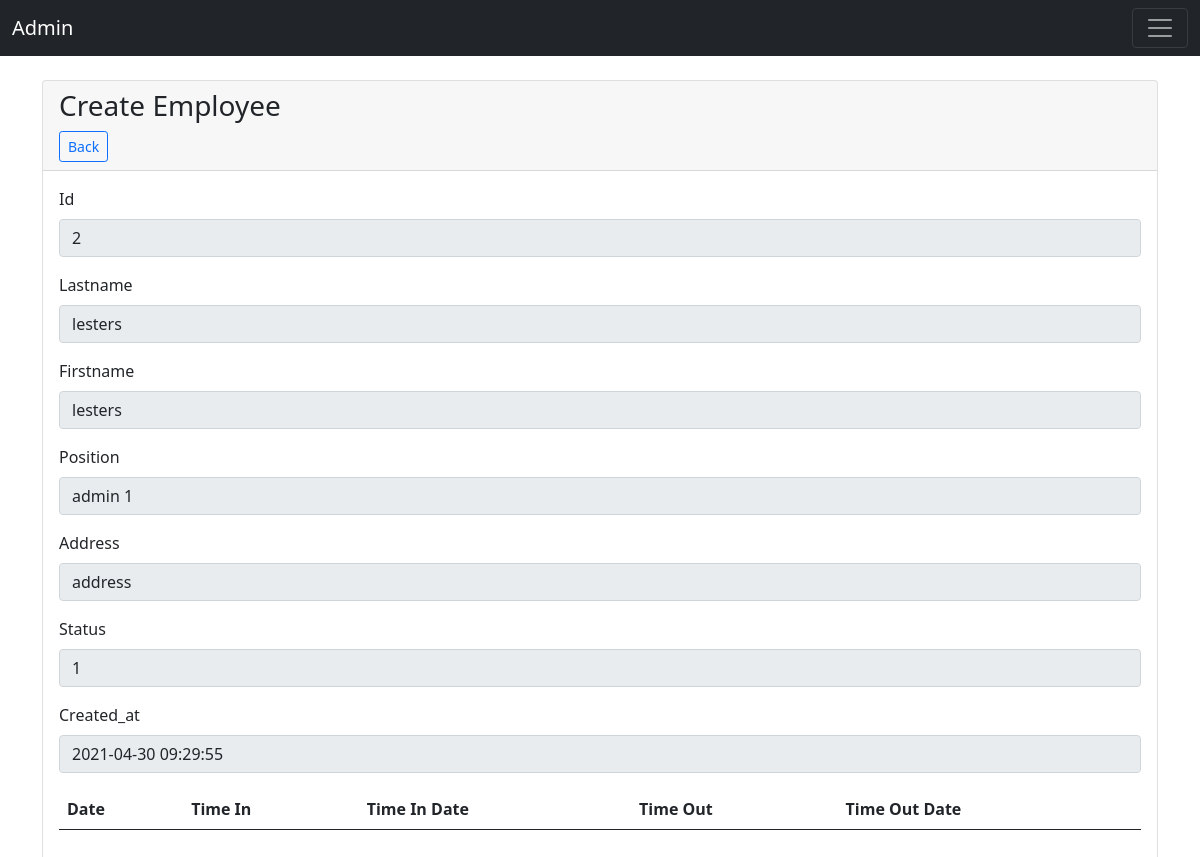
/admin/employee_show.php?id=2, run on the app's committed database.
### tables this page shows
CREATE TABLE `employee` (
  `id` int(11) NOT NULL,
  `lastname` varchar(255) NOT NULL,
  `firstname` varchar(255) NOT NULL,
  `position` varchar(255) NOT NULL,
  `address` varchar(255) NOT NULL,
  `status` tinyint(1) NOT NULL DEFAULT '1',
  `created_at` timestamp NOT NULL DEFAULT CURRENT_TIMESTAMP ON UPDATE CURRENT_TIMESTAMP
);

### admin/employee_show.php (the view, shortened to what this page needs)
<?php
    require_once '../db/connect.php';
?>
<!DOCTYPE html>
<html lang='en'>
<head>
    <?php include('header.php') ?>
</head>
<body>
    <?php include('../admin/navbar.php') ?>
    <br>
    <div class='container'>
        <div class='card'>
            <div class='card-header'>
                <h3>Create Employee</h3> <a class="btn btn-sm btn-outline-primary" href="../">Back</a>
            </div>
            <div class='card-body'>
            <?php
                try {
                        if ($_SERVER['REQUEST_METHOD'] == 'GET') {
                            $id=$_GET['id'];
                            $sql = "SELECT * from employee WHERE id=$id ";
                            $employee = $conn->query($sql)->fetch(PDO::FETCH_ASSOC);
                            foreach ($employee as $key=>$data){
                                echo "
                                <div class='mb-3'>
                                    <label for='fname' class='form-label text-capitalize'>$key</label>
                                    <input type='text' value='$data' readonly name='fname' class='form-control' id='fname' />
                                </div>";
                            }
                            echo '<table class="table">
                                    <thead>
                                        <tr>
                                        <th scope="col">Date</th>
                                        <th scope="col">Time In</th>
                                        <th scope="col">Time In Date</th>
                                        <th scope="col">Time Out</th>
                                        <th scope="col">Time Out Date</th>
                                        </tr>
                                    </thead>
                                <tbody>';
                            echo "</tbody>";
                            echo '</table>';
                        }
                    }catch(PDOException $e)
                    {
                        echo $sql . '<br>' . $e->getMessage();
                    }
                ?>
            </div>
        </div>
    </div>
</body>
</html>

### data on the page
employee: fname "2", fname "lesters", fname "admin 1", fname "address", fname "1", fname "2021-04-30 09:29:55"

### other printed values
$key "Id"
$key "Lastname"
$key "Firstname"
$key "Position"
$key "Address"
$key "Status"
$key "Created_at"
